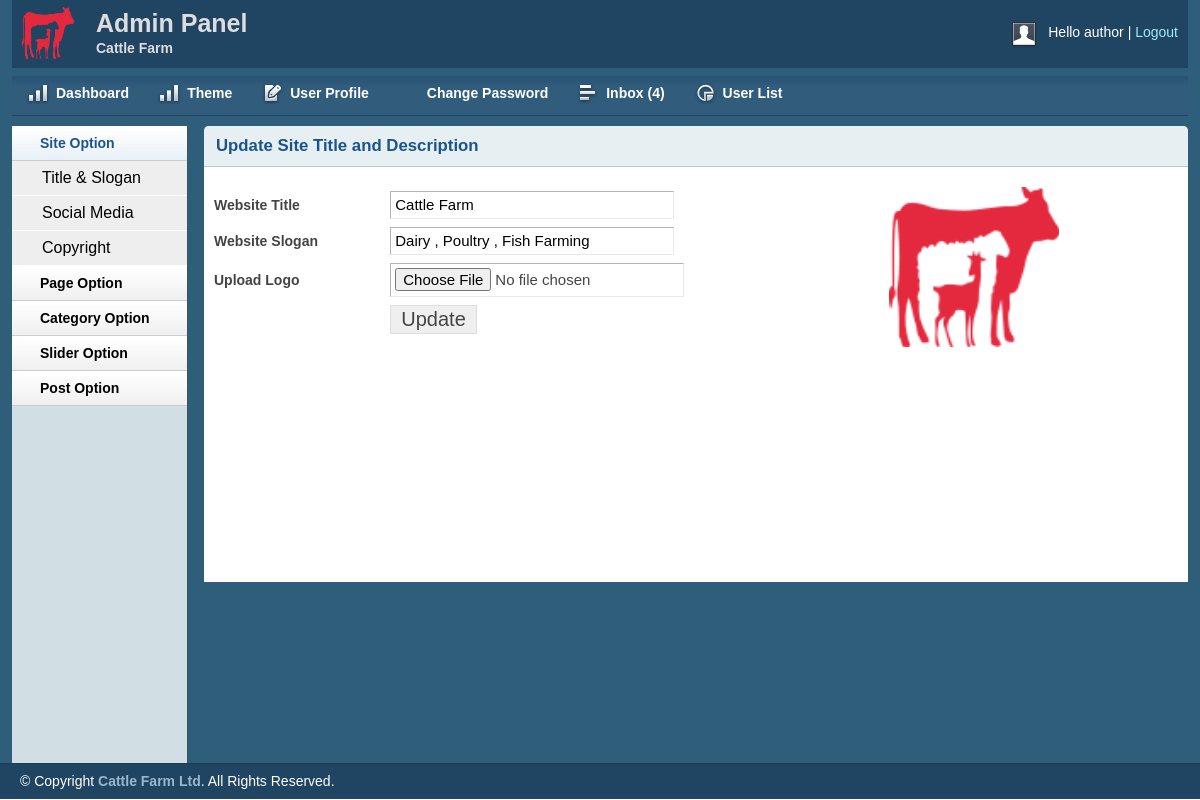
The page /admin/titleslogan.php (signed in) on the database its author committed.
### tables this page shows
CREATE TABLE `title_slogan` (
  `id` int(11) NOT NULL,
  `title` varchar(255) NOT NULL,
  `slogan` varchar(255) NOT NULL,
  `logo` varchar(255) NOT NULL
);

### lib/Database.php (called while the page is built, shortened)
<?php
Class Database{
	public $host   = DB_HOST;
	public $user   = DB_USER;
	public $pass   = DB_PASS;
	public $dbname = DB_NAME;
	public $link;
	private function connectDB(){
	$this->link = new mysqli($this->host, $this->user, $this->pass, $this->dbname);
 }
	public function select($query){
		$result = $this->link->query($query) or die($this->link->error.__LINE__);
		if($result->num_rows > 0){
			return $result;
		} else {
			return false;
		}
	}
}

### admin/titleslogan.php (the view, shortened to what this page needs)
<?php include 'inc/header.php'; ?>
<?php include 'inc/sidebar.php'; ?>
        <div class="grid_10">
            <div class="box round first grid">
                <h2>Update Site Title and Description</h2>
<?php
    $query = "select * from title_slogan where id='1'";
    $blog_title = $db->select($query);
    if($blog_title){
        while($result = $blog_title->fetch_assoc()){
?>
                <div class="block sloginblock">
            <div class="leftside">
                 <form action="titleslogan.php" method="POST" enctype="multipart/form-data">
                    <table class="form">
                        <tr>
                            <td>
                                <label>Website Title</label>
                            </td>
                            <td>
                                <input type="text" value = "<?php echo $result['title']; ?>"  name="title" class="medium" />
                            </td>
                        </tr>
						 <tr>
                            <td>
                                <label>Website Slogan</label>
                            </td>
                            <td>
                                <input type="text" value = "<?php echo $result['slogan']; ?>" name="slogan" class="medium" />
                            </td>
                        </tr>
                        <tr>
                            <td>
                                <label>Upload Logo</label>
                            </td>
                            <td>
                                <input type="file" name = "logo"/>
                            </td>
                        </tr>
						 <tr>
                            <td>
                            </td>
                            <td>
                                <input type="submit" name="submit" Value="Update" />
                            </td>
                        </tr>
                    </table>
                    </form>
                </div>
                <div class="rightside">
                    <img src="<?php echo $result['logo']; ?>" alt="logo"/>
                </div>
                </div>
                <?php } } ?>
            </div>
        </div>
<?php include 'inc/footer.php'; ?>

### admin/css/layout.css (style rules this page uses)
body { background: #fff none repeat scroll 0 0; color: #444; font-size: 14px; padding: 0; }
h1, h2, h3, h4, h5, h6 { line-height:1.2em; margin-bottom:.3em; }
h2 { margin-top:1em; }
.box { background:#fff; margin-bottom:20px; padding:10px 10px 10px 10px; margin-left:-8px; }
.box.grid { padding-bottom:40px; }
.box.round { -moz-border-radius: 5px 5px 0px 0px; -webkit-border-radius: 5px 5px 0px 0px; border-radius: 5px 5px 0px 0px; }
.box h2 { font-size:1.2em; font-weight:bold; color:#1B548D; background:#E6F0F3; margin:-10px -10px 0 -10px; padding:10px 12px; border-bottom:1px solid #B3CBD6; -moz-border-radius: 5px 5px 0px 0px; -webkit-border-radius: 5px 5px 0px 0px; border-radius: 5px 5px 0px 0px; }
.box.first { min-height: 406px; }
.block { padding-top:20px; }
table.form { width:100%; }
table.form td { padding:4px 0px; }
table.form label { font-weight:bold; }
table.form input, table.form select { font-size: 15px; padding: 4px 4px 5px 4px; border-top: 1px solid #b3b3b3; border-left: 1px solid #b3b3b3; border-right: 1px solid #eaeaea; border-bottom: 1px solid #eaeaea; }
table.form input[type="submit"] { border: 1px solid #ddd; color: #444; cursor: pointer; font-size: 20px; padding: 2px 10px; }
input.medium { width: 55%; }
.block { padding-bottom:1px; }

### admin/titleslogan.php (style rules this page uses)
.leftside { float: left;width:70%; }
.rightside { float: left;width:20%; }
.rightside img { height: 160px;width: 170px; }

### rows shown on the page
title_slogan: title "Cattle Farm", slogan "Dairy , Poultry , Fish Farming", logo (picture)

### other values the page prints
Session::get('username') "author"
$count "4"
